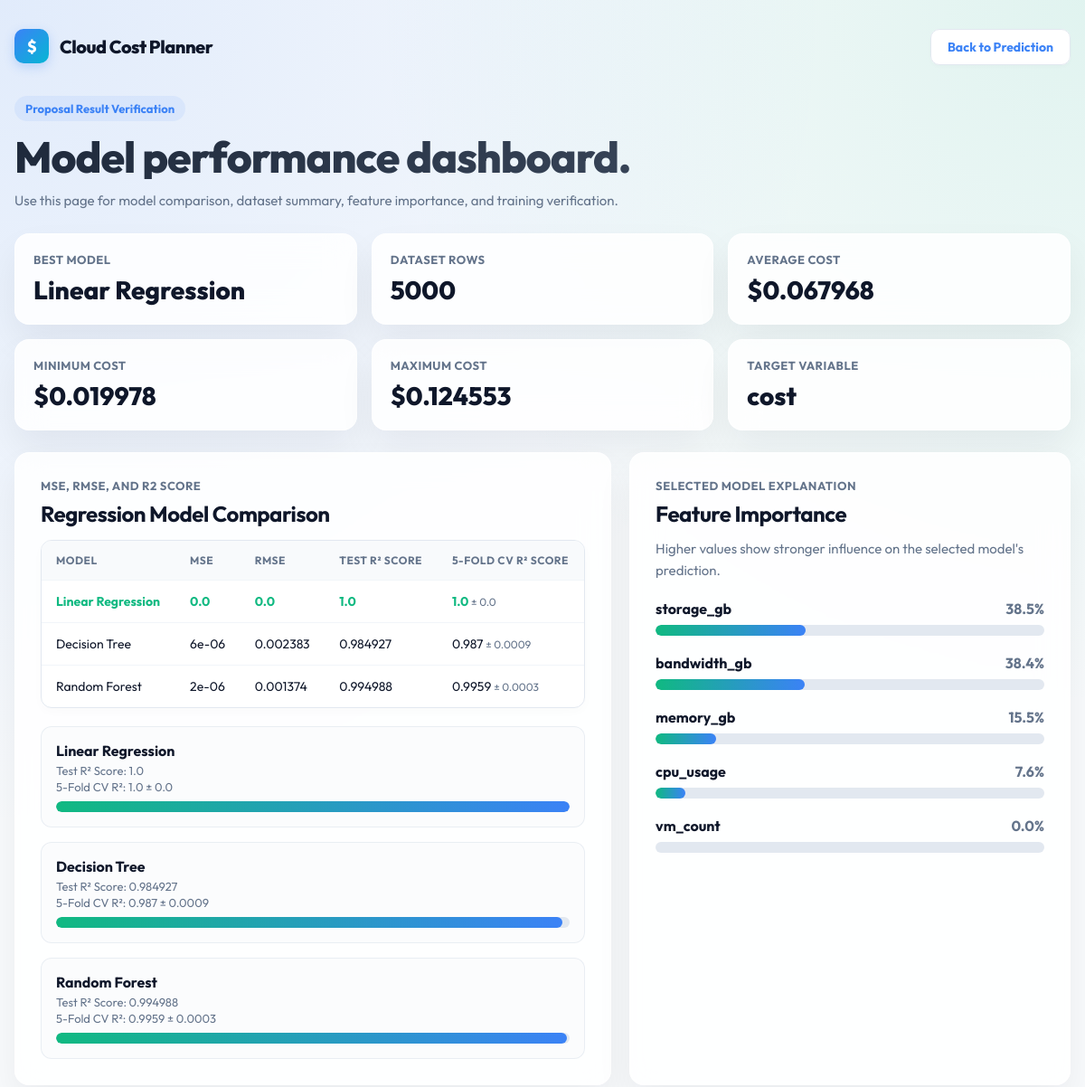
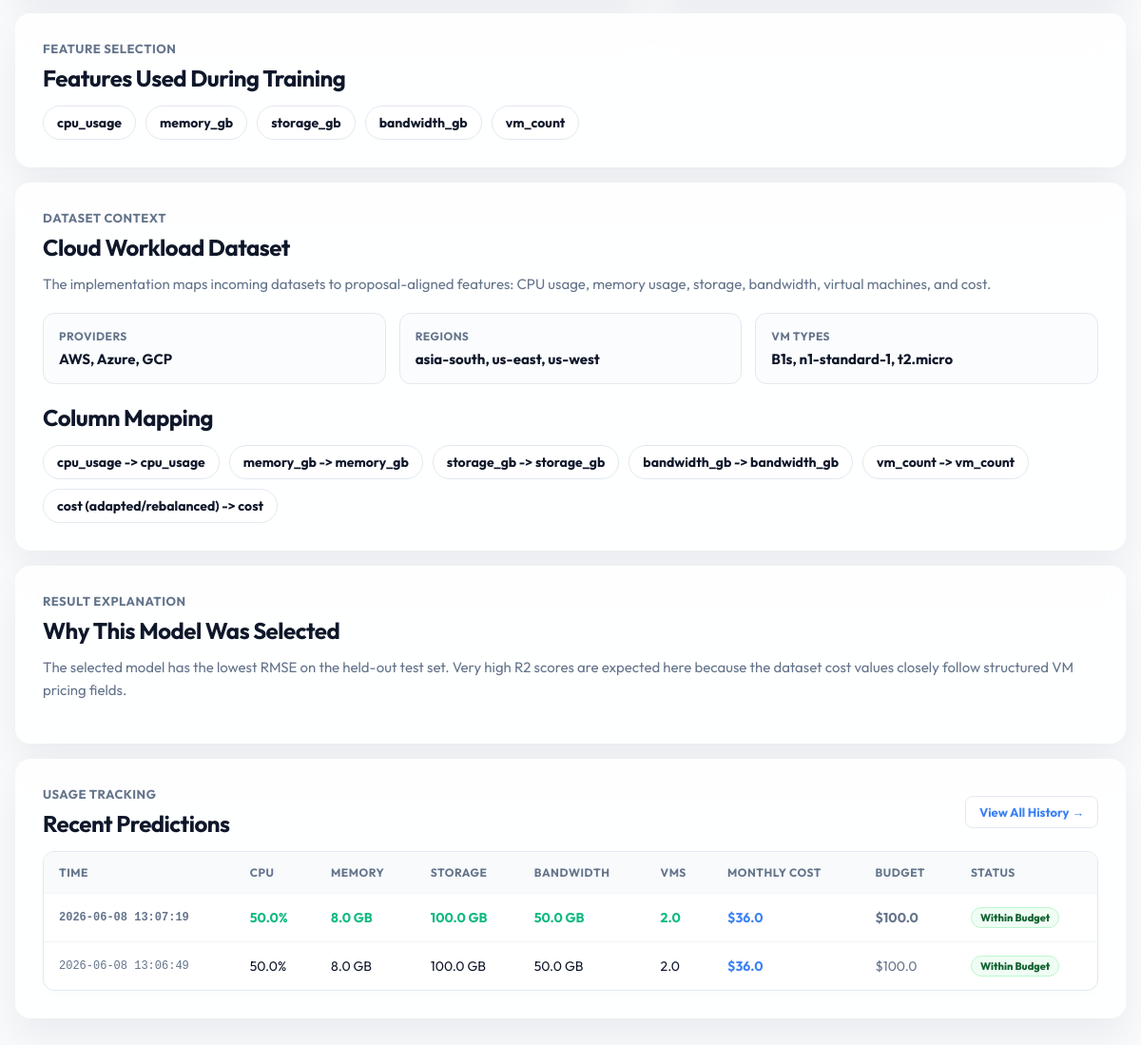
/dashboard, run on the app's committed database (2 pictures, top to bottom).
### tables this page shows
CREATE TABLE predictions (
            id INTEGER PRIMARY KEY AUTOINCREMENT,
            timestamp TEXT,
            cpu_usage REAL,
            memory_gb REAL,
            storage_gb REAL,
            bandwidth_gb REAL,
            vm_count REAL,
            monthly_budget REAL,
            hourly_cost REAL,
            daily_cost REAL,
            monthly_cost REAL,
            budget_status TEXT,
            recommendations TEXT
        );

### app.py (the view)
@app.route('/dashboard')
def dashboard():
    metrics = load_metrics()
    return render_template(
        "dashboard.html",
        metrics=metrics,
        history=load_history(limit=20),
        dataset_context=load_dataset_context(),
    )

### app.py (called while the page is built, shortened)
def load_metrics():
    if not METRICS_PATH.exists():
        return None
    with open(METRICS_PATH, "r", encoding="utf-8") as file:
        return json.load(file)

def load_dataset_context():
    metrics = load_metrics()
    if metrics and "dataset" in metrics:
        ds = metrics["dataset"]
        ranges = {}
        feature_ranges = ds.get("feature_ranges", {})
        for feature in FEATURES:
            col = feature["column"]
            if col in feature_ranges:
                ranges[feature["field"]] = feature_ranges[col]
        return {
            "ranges": ranges,
            "rows": ds.get("rows", 0),
            "providers": ds.get("providers", []),
            "regions": ds.get("regions", []),
            "vm_types": ds.get("vm_types", []),
            "features": FEATURES,
            "column_mappings": ds.get("column_mappings", {}),
            "source_file": ds.get("source_file", ""),
        }

def load_history(limit=50):
    database_url = os.environ.get("DATABASE_URL")
    if not database_url and not DB_PATH.exists():
        return []
    try:
        rows = execute_query("""
            SELECT timestamp, cpu_usage, memory_gb, storage_gb, bandwidth_gb, vm_count,
                   monthly_budget, hourly_cost, daily_cost, monthly_cost, budget_status, recommendations
            FROM predictions
            ORDER BY id DESC
            LIMIT ?
        """, (limit,), fetch=True)
        return rows if rows else []
    except Exception as e:
        print(f"Error loading history: {e}")
        return []

### templates/dashboard.html (shortened to what this page needs)
<!DOCTYPE html>
<html lang="en">
<head>
</head>
<body>
<main>
    <nav>
        <div class="brand">
            <span class="brand-mark">$</span>
            <span>Cloud Cost Planner</span>
        </div>
        <div class="nav-actions">
            <a class="nav-link" href="/">Back to Prediction</a>
        </div>
    </nav>
    <header>
        <span class="eyebrow">Proposal Result Verification</span>
        <h1>Model performance dashboard.</h1>
        <p>Use this page for model comparison, dataset summary, feature importance, and training verification.</p>
    </header>
    {% if not metrics %}
        <section class="panel notice" style="margin-top: 22px;">
            <h2>Metrics not found</h2>
            <p>Run <strong>python train_model.py</strong> to create model_metrics.json, then reload this page.</p>
        </section>
    {% else %}
        <section class="grid">
            <div class="stat">
                <span>Best model</span>
                <strong>{{ metrics.best_model }}</strong>
            </div>
            <div class="stat">
                <span>Dataset rows</span>
                <strong>{{ metrics.dataset.rows }}</strong>
            </div>
            <div class="stat">
                <span>Average cost</span>
                <strong>${{ metrics.dataset.average_cost }}</strong>
            </div>
            <div class="stat">
                <span>Minimum cost</span>
                <strong>${{ metrics.dataset.minimum_cost }}</strong>
            </div>
            <div class="stat">
                <span>Maximum cost</span>
                <strong>${{ metrics.dataset.maximum_cost }}</strong>
            </div>
            <div class="stat">
                <span>Target variable</span>
                <strong>{{ metrics.dataset.target }}</strong>
            </div>
        </section>
        <section class="section-grid">
            <div class="panel">
                <span class="label">MSE, RMSE, and R2 Score</span>
                <h2>Regression Model Comparison</h2>
                <div class="table-wrap">
                    <table>
                        <thead>
                            <tr>
                                <th>Model</th>
                                <th>MSE</th>
                                <th>RMSE</th>
                                <th>Test R² Score</th>
                                <th>5-Fold CV R² Score</th>
                            </tr>
                        </thead>
                        <tbody>
                            {% for name, values in metrics.models.items() %}
                                <tr>
                                    <td>{{ name }}</td>
                                    <td>{{ values.mse }}</td>
                                    <td>{{ values.rmse }}</td>
                                    <td>{{ values.r2 }}</td>
                                    <td>
                                        {% if values.cv_r2_mean is defined %}
                                            {{ values.cv_r2_mean | round(4) }} <span style="color: var(--muted); font-weight: normal; font-size: 12px;">± {{ values.cv_r2_std | round(4) }}</span>
                                        {% else %}
                                            -
                                        {% endif %}
                                    </td>
                                </tr>
                            {% endfor %}
                        </tbody>
                    </table>
                </div>
                <div class="model-chart">
                    {% for name, values in metrics.models.items() %}
                        <div class="model-card">
                            <strong>{{ name }}</strong>
                            <span>Test R² Score: {{ values.r2 }}</span>
                            {% if values.cv_r2_mean is defined %}
                                <span style="margin-top: 2px;">5-Fold CV R²: {{ values.cv_r2_mean | round(4) }} ± {{ values.cv_r2_std | round(4) }}</span>
                            {% endif %}
                            <div class="bar-track" style="margin-top: 8px;">
                                <div class="bar-fill" data-percent="{{ values.r2 * 100 }}"></div>
                            </div>
                        </div>
                    {% endfor %}
                </div>
            </div>
            <div class="panel">
                <span class="label">Selected model explanation</span>
                <h2>Feature Importance</h2>
                <p>Higher values show stronger influence on the selected model's prediction.</p>
                {% for item in metrics.feature_importance %}
                    <div class="bar-row">
                        <div class="bar-label">
                            <span>{{ item.feature }}</span>
                            <span>{{ (item.importance * 100) | round(1) }}%</span>
                        </div>
                        <div class="bar-track">
                            <div class="bar-fill" data-percent="{{ item.importance * 100 }}"></div>
                        </div>
                    </div>
                {% endfor %}
            </div>
        </section>
        <section class="panel" style="margin-top: 16px;">
            <span class="label">Feature selection</span>
            <h2>Features Used During Training</h2>
            <div class="feature-list">
                {% for feature in metrics.dataset.features_used %}
                    <span class="chip">{{ feature }}</span>
                {% endfor %}
            </div>
        </section>
        <section class="panel" style="margin-top: 16px;">
            <span class="label">Dataset context</span>
            <h2>Cloud Workload Dataset</h2>
            <p>The implementation maps incoming datasets to proposal-aligned features: CPU usage, memory usage, storage, bandwidth, virtual machines, and cost.</p>
            <div class="dataset-list">
                <div class="dataset-box">
                    <span>Providers</span>
                    <strong>{{ metrics.dataset.providers | join(', ') }}</strong>
                </div>
                <div class="dataset-box">
                    <span>Regions</span>
                    <strong>{{ metrics.dataset.regions | join(', ') }}</strong>
                </div>
                <div class="dataset-box">
                    <span>VM types</span>
                    <strong>{{ metrics.dataset.vm_types | join(', ') }}</strong>
                </div>
            </div>
            <h2 style="margin-top: 20px;">Column Mapping</h2>
            <div class="feature-list">
                {% for target, source in metrics.dataset.column_mappings.items() %}
                    <span class="chip">{{ source }} -> {{ target }}</span>
                {% endfor %}
            </div>
        </section>
        <section class="panel" style="margin-top: 16px;">
            <span class="label">Result explanation</span>
            <h2>Why This Model Was Selected</h2>
            <p>{{ metrics.selection_note or "The selected model has the lowest RMSE on the held-out test set." }}</p>
        </section>
    {% endif %}
    <section class="panel" style="margin-top: 16px;">
        <div style="display:flex; align-items:center; justify-content:space-between; margin-bottom:12px;">
            <div>
                <span class="label">Usage tracking</span>
                <h2 style="margin:0;">Recent Predictions</h2>
            </div>
            <a href="/history" style="font-size:13px; font-weight:700; color:var(--blue); text-decoration:none; border:1px solid var(--line); border-radius:8px; padding:8px 14px; background:#fff; transition:all 0.2s ease;" onmouseover="this.style.borderColor='var(--blue)'" onmouseout="this.style.borderColor='var(--line)'">
                View All History →
            </a>
        </div>
        {% if history %}
            <div class="table-wrap">
                <table>
                    <thead>
                        <tr>
                            <th>Time</th>
                            <th>CPU</th>
                            <th>Memory</th>
                            <th>Storage</th>
                            <th>Bandwidth</th>
                            <th>VMs</th>
                            <th>Monthly Cost</th>
                            <th>Budget</th>
                            <th>Status</th>
                        </tr>
                    </thead>
                    <tbody>
                        {% for item in history %}
                            <tr>
                                <td style="font-size:12px; color:#64748b; font-family:monospace;">{{ item.timestamp }}</td>
                                <td>{{ item.cpu_usage | float | round(1) }}%</td>
                                <td>{{ (item.memory_gb or item.memory_usage) | float | round(2) }} GB</td>
                                <td>{{ (item.storage_gb or item.disk_io) | float | round(1) }} GB</td>
                                <td>{{ (item.bandwidth_gb or item.net_io) | float | round(1) }} GB</td>
                                <td>{{ item.vm_count or item.vCPU }}</td>
                                <td style="font-weight:700; color:var(--blue);">${{ item.monthly_cost | float | round(2) }}</td>
                                <td style="color:#64748b;">{% if item.monthly_budget %}${{ item.monthly_budget | float | round(2) }}{% else %}—{% endif %}</td>
                                <td>
                                    {% if item.budget_status == 'Over budget' %}
                                        <span style="display:inline-block; padding:3px 9px; border-radius:999px; font-size:11px; font-weight:800; background:#fef2f2; color:#991b1b; border:1px solid #fecaca;">Over Budget</span>
                                    {% elif item.budget_status == 'Within budget' %}
                                        <span style="display:inline-block; padding:3px 9px; border-radius:999px; font-size:11px; font-weight:800; background:#f0fdf4; color:#166534; border:1px solid #bbf7d0;">Within Budget</span>
                                    {% else %}
                                        <span style="display:inline-block; padding:3px 9px; border-radius:999px; font-size:11px; font-weight:800; background:#f1f5f9; color:#64748b; border:1px solid #e2e8f0;">No Budget</span>
                                    {% endif %}
                                </td>
                            </tr>
                        {% endfor %}
                    </tbody>
                </table>
            </div>
        {% else %}
            <p>No prediction history yet. Submit a prediction from the home page to create usage records.</p>
        {% endif %}
    </section>
</main>
</body>
</html>

### data on the page
predictions: timestamp "2026-06-08 13:07:19", cpu_usage "50.0", memory_gb "8.0", storage_gb "100.0", bandwidth_gb "50.0", vm_count "2.0", monthly_cost "36.0", monthly_budget "100.0", budget_status "Within Budget"
predictions: timestamp "2026-06-08 13:06:49", cpu_usage "50.0", memory_gb "8.0", storage_gb "100.0", bandwidth_gb "50.0", vm_count "2.0", monthly_cost "36.0", monthly_budget "100.0", budget_status "Within Budget"

### other printed values
{{ metrics.best_model }} "Linear Regression"
{{ metrics.dataset.rows }} "5000"
{{ metrics.dataset.average_cost }} "0.067968"
{{ metrics.dataset.minimum_cost }} "0.019978"
{{ metrics.dataset.maximum_cost }} "0.124553"
{{ metrics.dataset.target }} "cost"
{{ name }} "Linear Regression" "Decision Tree" "Random Forest"
{{ values.mse }} "0.0" "6e-06" "2e-06"
{{ values.rmse }} "0.0" "0.002383" "0.001374"
{{ values.r2 }} "1.0" "0.984927" "0.994988"
{{ values.cv_r2_mean | round(4) }} "1.0" "0.987" "0.9959"
{{ values.cv_r2_std | round(4) }} "0.0" "0.0009" "0.0003"
{{ item.feature }} "storage_gb" "bandwidth_gb" "memory_gb" "cpu_usage" "vm_count"
{{ (item.importance * 100) | round(1) }} "38.5" "38.4" "15.5" "7.6" "0.0"
{{ feature }} "cpu_usage" "memory_gb" "storage_gb" "bandwidth_gb" "vm_count"
